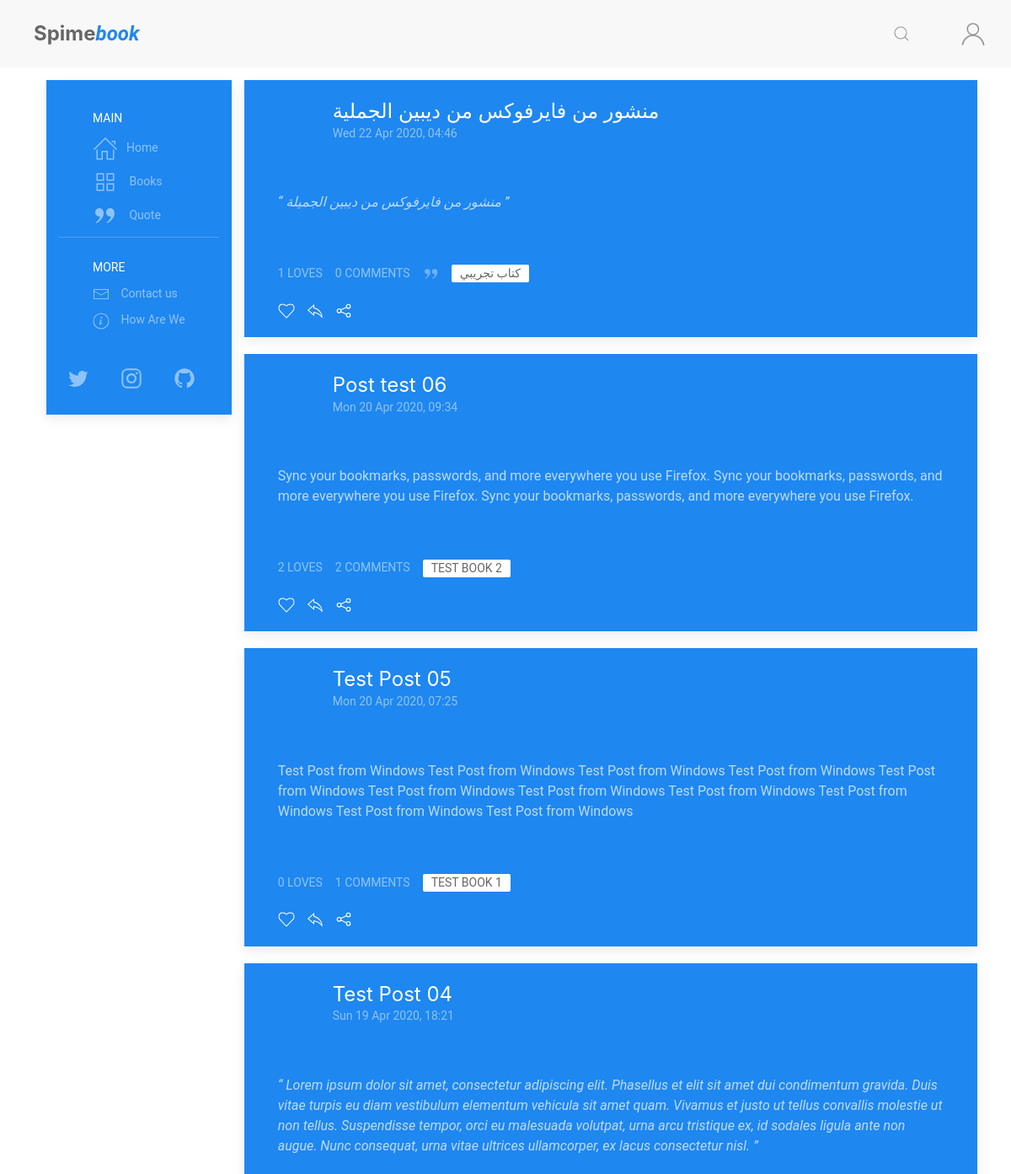
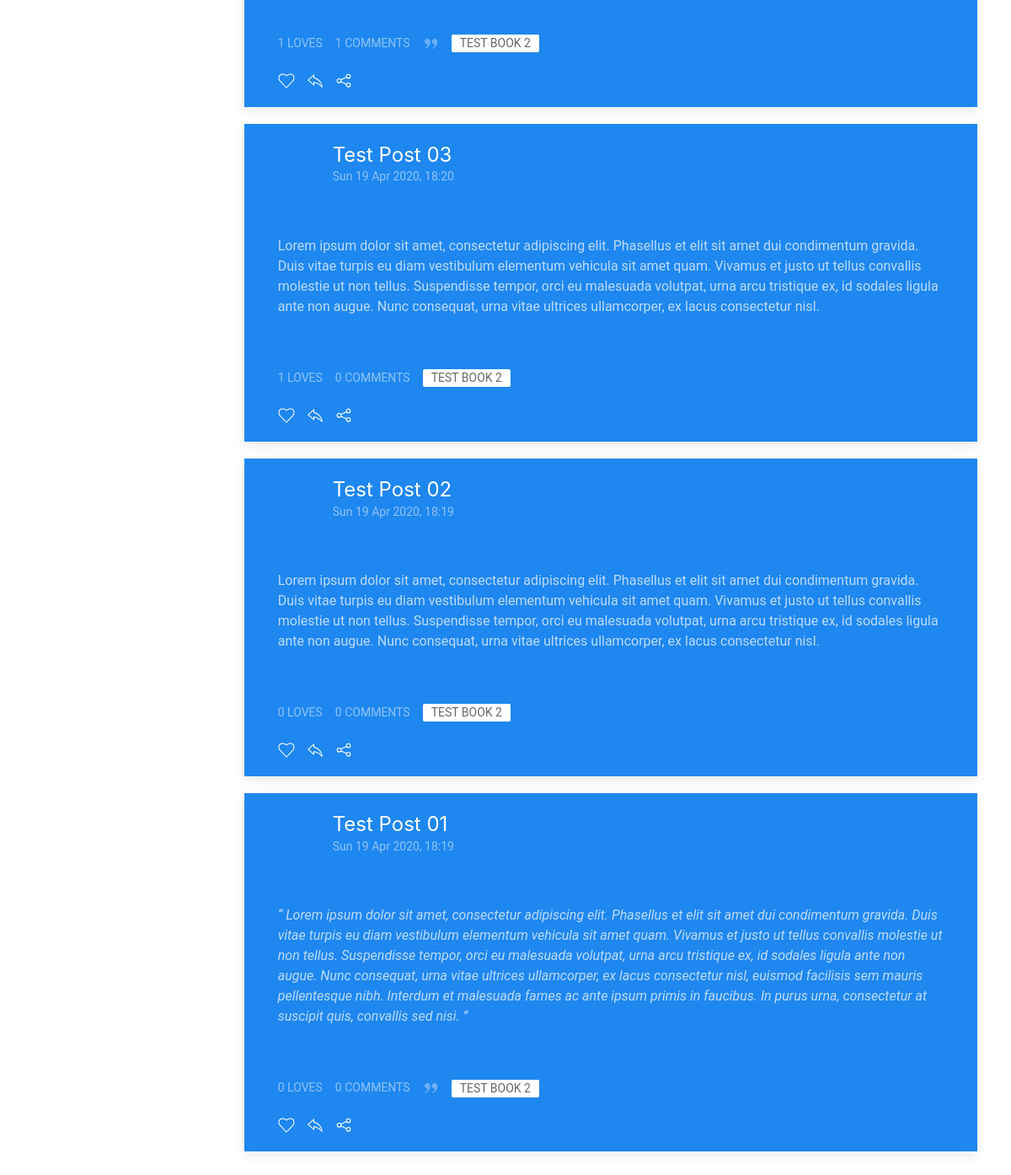
The page / on the database its author committed (2 pictures, top to bottom).
### posts/models.py (models this page shows, shortened)
class Post(models.Model):
    POST_TYPE = [
        ('Q', 'Quote'),
        ('R', 'Reviw'),
        ('P', 'Post'),
    ]
    title = models.CharField(max_length=120, default='')
    user = models.ForeignKey(User, on_delete=models.CASCADE)
    post_date = models.DateTimeField(default=timezone.now)
    post_edit_date = models.DateTimeField(auto_now=timezone.now)
    content = models.TextField(default='')
    post_type = models.CharField(
        max_length=1,
        choices=POST_TYPE,
        default='Psot')
    for_book = models.ForeignKey(Book, on_delete=models.CASCADE)
    archived = models.BooleanField(default=False)
    class Meta:
        ordering = ["-post_date"]

class Comment(models.Model):
    user = models.ForeignKey(User, on_delete=models.CASCADE)
    comment = models.CharField(max_length=300)
    comment_date = models.DateTimeField(auto_now_add=True)
    post = models.ForeignKey(
        Post, on_delete=models.CASCADE, related_name='comments')

### books/models.py (models this page shows, shortened)
class Book(models.Model):
    book_type = [
        ('Book', 'Book'),
        ('Novel', 'Novel')
    ]
    title = models.CharField(max_length=255)
    book_image = models.ImageField(
        upload_to='books/cover/', default='book.jpg')
    author = models.ForeignKey(Author, on_delete=models.CASCADE)
    publish_date = models.DateField(default=timezone.now)
    genres = models.ManyToManyField(Genres, related_name='genres')
    book_Bio = models.TextField(default='')
    book_or_Novel = models.CharField(
        max_length=5, choices=book_type, default='1')
    def __str__(self):
        return self.title

### posts/views.py (the view)
# urls.py: path('', views.blog, name='blog-home')
def home(request):
    comment_form = AddCommentForm()
    all_posts = Post.objects.filter(archived=False)
    page = request.GET.get('page', 1)
    paginator = Paginator(all_posts, 7)
    try:
        posts = paginator.page(page)
    except PageNotAnInteger:
        posts = paginator.page(1)
    except EmptyPage:
        posts = paginator.page(paginator.num_pages)
    context = {
        'title': 'Spimebook, a site for readers',
        'posts': posts,
        'comment_form': comment_form,
    }
    return render(request, 'posts/index.html', context)

### posts/templatetags/posts_extra.py (called while the page is built)
@register.inclusion_tag('posts/costumtags/reaction_bar.html')
def reaction_bar(post_id, user):
    target_post = Post.objects.get(id=post_id)
    comment_form = AddCommentForm()
    context = {
        'user': user,
        'post': target_post,
        'comment': target_post,
        'comment_form': comment_form,
    }
    return context

@register.inclusion_tag('posts/costumtags/post_container.html')
def post(post, user):
    context = {
        'user': user,
        'post': post
    }
    return context

@register.inclusion_tag('posts/costumtags/infinite_scroll_js.html')
def infinite_scroll_js():
    context = {
    }
    return context

### posts/templates/posts/index.html (shortened to what this page needs)
{% extends "posts/base.html" %}
{% load static %}
{% load posts_extra %}
{% block content %}
<div class="article-feed">
    {% for post in posts %}
    {% post post user %}
    {% endfor %}
</div>
{% endblock content %}

### posts/templates/posts/costumtags/post_container.html
{% load posts_extra %}
<div class="article">
    <div class="uk-card uk-card-primary uk-margin uk-width-1-1">
        <div class="uk-card-header">
            <div class="uk-grid-small uk-flex-middle" uk-grid>
                <div class="uk-width-auto">
                    <a href="{% url 'user-profile' post.user %}">
                        <img data-src="{{post.user.profile.picture.url}}" class="uk-border-circle" width="50"
                            height="50" alt="{{post.user}}" uk-img>
                    </a>
                </div>
                <div class="uk-width-expand">
                    <a href="{% url 'post' post.id %}">
                        <h3 class="uk-card-title uk-margin-remove-bottom">{{post.title}}</h3>
                    </a>
                    <p class="uk-text-meta uk-margin-remove-top">
                        <time>{{post.post_date|date:"D d M Y, H:i"}}</time>
                    </p>
                </div>
            </div>
        </div>
        <div class="uk-card-body uk-padding">
            {% if post.post_type == "Q" %}
            <q>
                {{ post.content }}
            </q> {% else %}
            <p>
                {{ post.content }}
            </p>
            {% endif %}
        </div>
        <div class="uk-card-footer">
            {% reaction_bar post.id user %}
        </div>
    </div>
</div>

### posts/templates/posts/costumtags/reaction_bar.html (shortened to what this page needs)
<div class="uk-flex uk-grid-small" uk-grid>
    <div class="uk-flex uk-grid-small" uk-grid>
        <div>
            <span class="uk-button uk-button-text uk-text-meta">{{post.loves.count}} loves</span>
        </div>
        <div class="uk-margin-small-bottom">
            <a href="#post-comment-{{post.id}}" class="uk-button uk-button-text uk-text-meta"
                uk-toggle>{{post.comments.all|length}} Comments</a>
        </div>
    </div>
    <div class="tags uk-margin-bottom ">
        {% if post.post_type == "Q" %}
        <span class="uk-icon uk-margin-small-right" uk-icon="quote-right"></span>
        {% endif %}
        <a href="{% url 'book' post.for_book.id %}" class="uk-label">{{ post.for_book }}</a>
    </div>
</div>
<div class="reaction">
    {% if user.is_authenticated %}
    <span>
        <a class="uk-icon uk-margin-small-right" id="love-post" data-post="{% url 'love' post.id %}"
            uk-icon="icon: heart"></a>
    </span>
    <span>
        <a href="#" class="uk-icon uk-margin-small-right" uk-icon="icon: reply"
            uk-toggle="target: #add-reply-{{post.id}}; animation: uk-animation-slide-top-small" type="button"></a>
    </span>
    {% else %}
    <span uk-tooltip="Log In First">
        <a class="uk-icon uk-margin-small-right" uk-icon="icon: heart"></a>
    </span>
    <span uk-tooltip="Log In First">
        <a class="uk-icon uk-margin-small-right" uk-icon="icon: reply" type="button"></a>
    </span>
    {% endif %}
    <span>
        <a href="#share-modal" class="uk-icon uk-margin-small-right" uk-icon="icon: social" uk-toggle></a>
    </span>
</div>

### posts/static/posts/css/my_style.css (style rules this page uses)
* { font-family: 'Roboto', sans-serif; box-sizing: border-box }
body { color: #666 }
.uk-card .uk-card-footer .tags span { opacity: 0.5 }

### rows shown on the page
Post: title "منشور من فايرفوكس من ديبين الجملية", post_date "Wed 22 Apr 2020, 04:46", content "منشور من فايرفوكس من ديبين الجميلة", loves.count "1", comments.all|length "0", post_type "Q" (drawn), for_book "كتاب تجريبي"
Post: title "Post test 06", post_date "Mon 20 Apr 2020, 09:34", content "Sync your bookmarks, passwords, and more everywhere you use Firefox. Sync your bookmarks, passwords, and more everywhere you use Firefox. Sync your bookmarks, passwords, and more everywhere you use Firefox.", loves.count "2", comments.all|length "2", for_book "TEST BOOK 2"
Post: title "Test Post 05", post_date "Mon 20 Apr 2020, 07:25", content "Test Post from Windows Test Post from Windows Test Post from Windows Test Post from Windows Test Post from Windows Test Post from Windows Test Post from Windows Test Post from Windows Test Post from Windows Test Post from Windows Test Post from Windows", loves.count "0", comments.all|length "1", for_book "TEST BOOK 1"
Post: title "Test Post 04", post_date "Sun 19 Apr 2020, 18:21", content "Lorem ipsum dolor sit amet, consectetur adipiscing elit. Phasellus et elit sit amet dui condimentum gravida. Duis vitae turpis eu diam vestibulum elementum vehicula sit amet quam. Vivamus et justo ut tellus convallis molestie ut non tellus. Suspendisse tempor, orci eu malesuada volutpat, urna arcu tristique ex, id sodales ligula ante non augue. Nunc consequat, urna vitae ultrices ullamcorper, ex lacus consectetur nisl.", loves.count "1", comments.all|length "1", post_type "Q" (drawn), for_book "TEST BOOK 2"
Post: title "Test Post 03", post_date "Sun 19 Apr 2020, 18:20", content "Lorem ipsum dolor sit amet, consectetur adipiscing elit. Phasellus et elit sit amet dui condimentum gravida. Duis vitae turpis eu diam vestibulum elementum vehicula sit amet quam. Vivamus et justo ut tellus convallis molestie ut non tellus. Suspendisse tempor, orci eu malesuada volutpat, urna arcu tristique ex, id sodales ligula ante non augue. Nunc consequat, urna vitae ultrices ullamcorper, ex lacus consectetur nisl.", loves.count "1", comments.all|length "0", for_book "TEST BOOK 2"
Post: title "Test Post 02", post_date "Sun 19 Apr 2020, 18:19", content "Lorem ipsum dolor sit amet, consectetur adipiscing elit. Phasellus et elit sit amet dui condimentum gravida. Duis vitae turpis eu diam vestibulum elementum vehicula sit amet quam. Vivamus et justo ut tellus convallis molestie ut non tellus. Suspendisse tempor, orci eu malesuada volutpat, urna arcu tristique ex, id sodales ligula ante non augue. Nunc consequat, urna vitae ultrices ullamcorper, ex lacus consectetur nisl.", loves.count "0", comments.all|length "0", for_book "TEST BOOK 2"
Post: title "Test Post 01", post_date "Sun 19 Apr 2020, 18:19", content "Lorem ipsum dolor sit amet, consectetur adipiscing elit. Phasellus et elit sit amet dui condimentum gravida. Duis vitae turpis eu diam vestibulum elementum vehicula sit amet quam. Vivamus et justo ut tellus convallis molestie ut non tellus. Suspendisse tempor, orci eu malesuada volutpat, urna arcu tristique ex, id sodales ligula ante non augue. Nunc consequat, urna vitae ultrices ullamcorper, ex lacus consectetur nisl, euismod facilisis sem mauris pellentesque nibh. Interdum et malesuada fames ac ante ipsum primis in faucibus. In purus urna, consectetur at suscipit quis, convallis sed nisi.", loves.count "0", comments.all|length "0", post_type "Q" (drawn), for_book "TEST BOOK 2"
